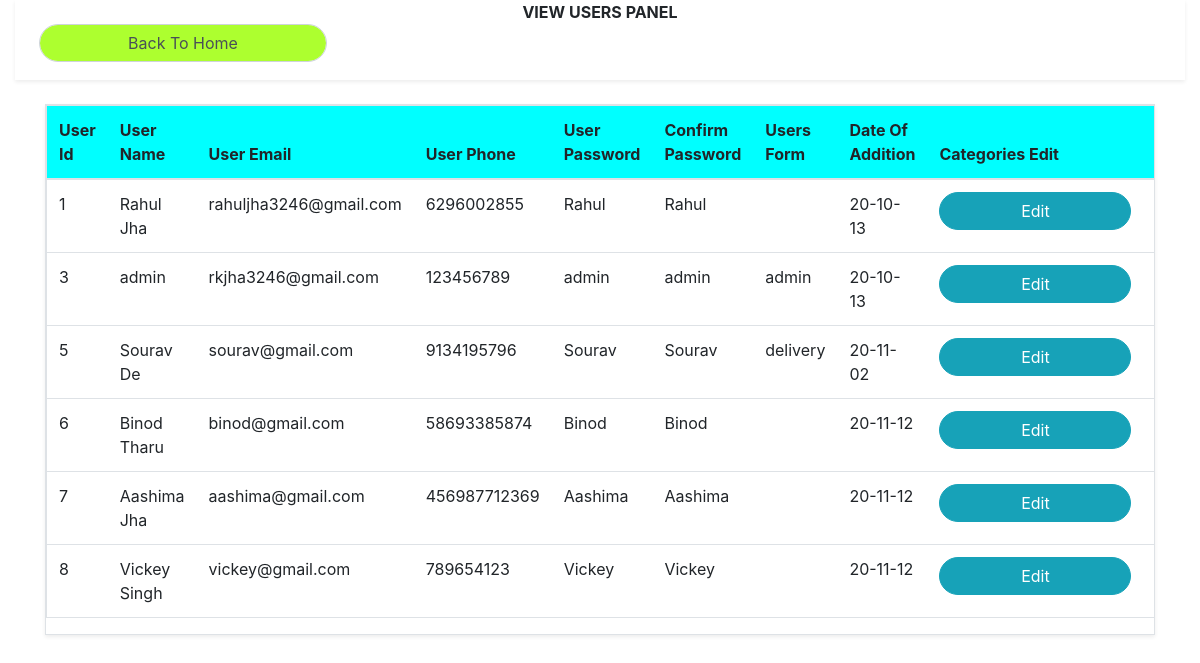
The app's page /admin/view_users.php (signed in) with its own data.
### tables this page shows
CREATE TABLE `users` (
  `slno` int(100) NOT NULL,
  `name` varchar(100) NOT NULL,
  `email` varchar(100) NOT NULL,
  `phone` varchar(100) NOT NULL,
  `password` varchar(100) NOT NULL,
  `cpassword` varchar(100) NOT NULL,
  `date_of_signup` datetime NOT NULL DEFAULT CURRENT_TIMESTAMP,
  `user` varchar(100) NOT NULL
);

### admin/view_users.php (the view, shortened to what this page needs)
<?php
include '../connection.php';
if(!isset($_SESSION['loggedin'])){
header("location:../login_user.php");
}
else if(isset($_SESSION['loggedin']) && $_SESSION['user']==null){
    header("location:../index.php");
}
else if(isset($_SESSION['loggedin']) && $_SESSION['user']=='admin'){
?>
<!doctype html>
<html lang="en">
<head>
    <link rel="stylesheet" href="https://cdn.jsdelivr.net/npm/bootstrap@4.5.3/dist/css/bootstrap.min.css"
>
    <link rel="stylesheet" href="../css/style.css">
</head>
<body>
    <div class="container-fluid">
        <div class="shadow-sm mt-0 text-center" style="height: 80px; font-size:20;"><b> VIEW USERS
                PANEL</b>
                <a href="admin_home.php"><button type="submit" class="form-control ml-4" id="button_color" style="width: 18rem;">Back To Home</button></a>
            </div>
        <div class="container">
            <div class="shadow-sm border my-4" style="overflow-x: auto;">
                <table class="table  border" >
                    <thead>
                        <tr style="background-color:cyan;">
                            <th>User Id</th>
                            <th>User Name</th>
                            <th>User Email</th>
                            <th>User Phone</th>
                            <th>User Password</th>
                            <th>Confirm Password</th>
                            <th>Users Form</th>
                            <th>Date Of Addition</th>
                            <th>Categories Edit</th>
                            <th>Categories Delete</th>
                        </tr>
                    </thead>
                    <tbody>
                        <?php
$sql="select * from `users`";
$result=mysqli_query($conn,$sql);
while($row=mysqli_fetch_assoc($result)){
    $date=date_create($row['date_of_signup']);
   $date_add= date_format($date,"y-m-d");
    echo '    <tr>
    <td>'.$row['slno'].'</td>
    <td>'.$row['name'].'</td>
    <td>'.$row['email'].'</td>
    <td>'.$row['phone'].'</td>
    <td>'.$row['password'].'</td>
    <td>'.$row['cpassword'].'</td>
    <td>'.$row['user'].'</td>
    <td>'.$date_add.'</td>
    <td><a href="user_update.php?update_id='.$row['slno'].'"><button type="button" style="width:12rem; border-radius:20px;" class="form- control btn btn-info" >Edit</button></a></td>
    <td><a href="user_delete.php?delete_id='.$row['slno'].'"><button type="button" style="width:12rem; border-radius:20px;" class="form-control btn btn-info" >Delete</button></a></td>
    </tr>';
}
?>
                    </tbody>
                </table>
            </div>
        </div>
    </div>
</body>
</html>
<?php } ?>

### css/style.css (style rules this page uses)
#button_color { border-radius: 20px; background-color: greenyellow; }

### records on screen
users: slno "1", name "Rahul Jha", email "rahuljha3246@gmail.com", phone "6296002855", password "Rahul", cpassword "Rahul", date_of_signup "20-10-13"
users: slno "3", name "admin", email "rkjha3246@gmail.com", phone "123456789", password "admin", cpassword "admin", user "admin", date_of_signup "20-10-13"
users: slno "5", name "Sourav De", email "sourav@gmail.com", phone "9134195796", password "Sourav", cpassword "Sourav", user "delivery", date_of_signup "20-11-02"
users: slno "6", name "Binod Tharu", email "binod@gmail.com", phone "58693385874", password "Binod", cpassword "Binod", date_of_signup "20-11-12"
users: slno "7", name "Aashima Jha", email "aashima@gmail.com", phone "456987712369", password "Aashima", cpassword "Aashima", date_of_signup "20-11-12"
users: slno "8", name "Vickey Singh", email "vickey@gmail.com", phone "789654123", password "Vickey", cpassword "Vickey", date_of_signup "20-11-12"
